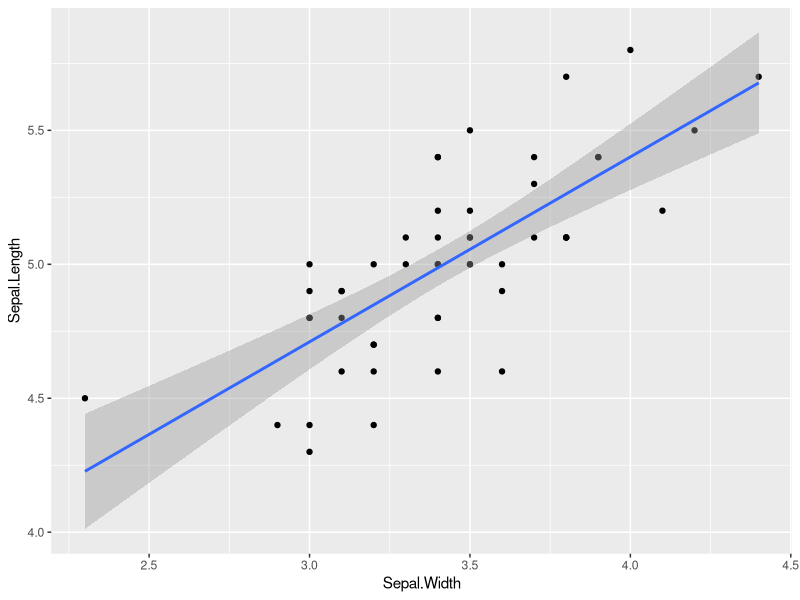
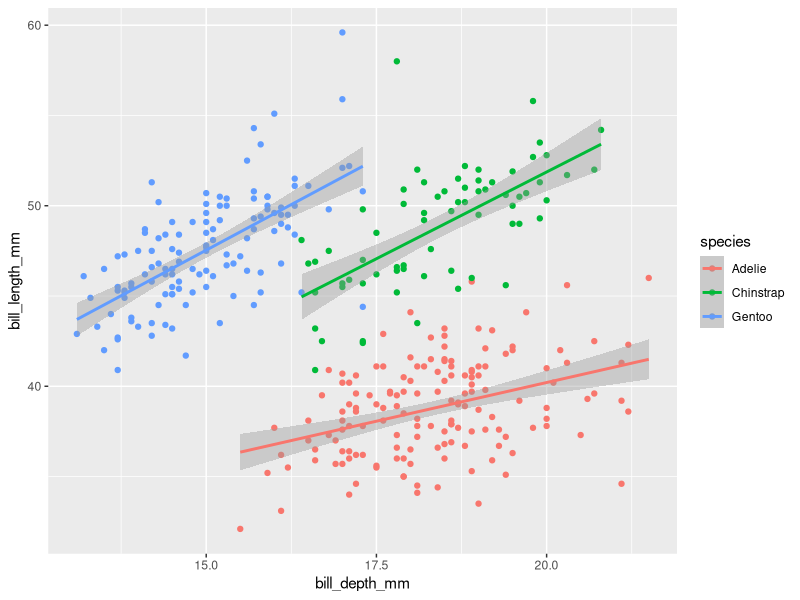
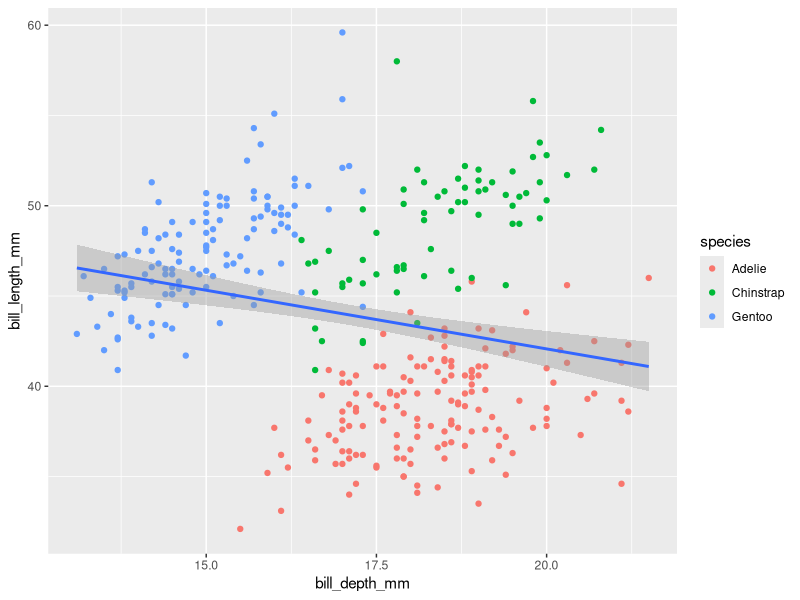

Generate these figures, in order, with R:
## ---- chunk 1
#| warning: false
#| echo: true

library(tidyverse)

iris_setosa <- iris %>% 
  filter(Species == "setosa")
head(iris_setosa)
ggplot(data = iris_setosa, mapping = aes(x = Sepal.Width, y = Sepal.Length)) +
  geom_point() + 
  stat_smooth(method = "lm")
  

model <- lm(data = iris_setosa,formula = "Sepal.Length ~ 1 + Sepal.Width")

summary(model)



## ---- chunk 2
#| warning: false
#| echo: true

library(palmerpenguins)
library(broom)

head(penguins)
glimpse(penguins)

# is there a relationship between bill length and depth

# this interpretation is not correct
lm(data = penguins,
   formula = bill_length_mm ~ 1 + bill_depth_mm) %>%
  summary()

# plot and color by species and fit a linear model for each species data
ggplot(data = penguins, 
       mapping = aes(x = bill_depth_mm,y = bill_length_mm,color = species)) +
  geom_point() +
  stat_smooth(method = "lm")
# plot and color by species and fit a linear data for the data as a whole
ggplot(data = penguins, 
       mapping = aes(x = bill_depth_mm,y = bill_length_mm)) +
  geom_point(aes(color = species)) +
  stat_smooth(method = "lm")

# Do it by species
lm(data = penguins %>% filter(species == "Adelie"),
   formula = bill_length_mm ~ 1 + bill_depth_mm) %>%
  summary()

# consider all species together
full_model <- lm(data = penguins,
   formula = bill_length_mm ~ 1 + bill_depth_mm + species)
summary(full_model)
reduced_model <- lm(data = penguins,
                    formula = bill_length_mm ~ 1, bill_depth_mm)
# to test a more general question
anova(full_model, reduced_model)

# consider all species together considering interactions of the predictor variables
lm(data = penguins,
   formula = bill_length_mm ~ 1 + bill_depth_mm * species) %>%
  summary()


# consider all species together and sex
lm(data = penguins,
   formula = bill_length_mm ~ 1 + bill_depth_mm + species + sex) %>%
  summary()
